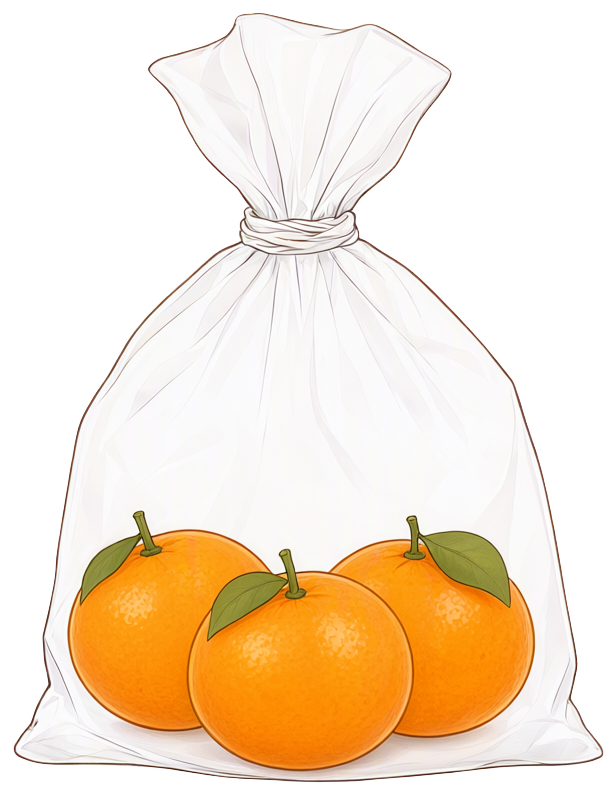
#> input picture multiplication-worksheet/worksheets/art/v5/selected/bag_tangerine_3.png, 616 x 795 px
$ python -i gen_art_v5.py   (imports and definitions only)
#> lines starting #> are read from the running program, lines starting #| are printed output that depends on the picture; after the words box and inside, x2 and y2 are one past the last pixel; in counts of white or black regions, pixels touching at a corner belong together
"""
활동지 삽화 1차 시안(v5): 화풍을 정하기 위한 후보를 Qwen-Image 2.1(ComfyUI)로 만든다. 고르는 것은 사람이 한다.

  python -X utf8 claude/worksheets/gen_art_v5.py probe                 ComfyUI를 켜서 노드 입력 확인 + edit/bgremove 시험 1장씩 → 끈다
  python -X utf8 claude/worksheets/gen_art_v5.py stage1 [--n 4]        A(물건) C(장면) D1(캐릭터) t2i 생성 → 끈다
  python -X utf8 claude/worksheets/gen_art_v5.py stage2 --a2 A2-2 --d1 D1-3 [--n 4] [--nd 3]
                                                                       B(귤 수 바꾸기)·D2·D3 참조 편집 생성 → 끈다
  python -X utf8 claude/worksheets/gen_art_v5.py cut [--method bgremove|white]
                                                                       A·B·D 원본의 배경을 제거해 cut/에 투명 PNG로 저장(ComfyUI를 켜서 쓸 수 있음)
  python -X utf8 claude/worksheets/gen_art_v5.py sheets                GPU 없이: 대조 시트와 log.csv 정리

산출물(모두 claude/worksheets/art/v5/ 아래)
  raw/    원본(그대로)         cut/    배경 제거 + 투명 여백 자른 PNG
  sheets/ 대조 시트             log.csv 기록
ComfyUI는 이 스크립트가 켜고, 끝나거나 실패하면 반드시 끈다(프로세스 트리 종료 + 포트 닫힘 + nvidia-smi 기록).
켜기 전에 다른 프로세스가 GPU 메모리를 1GB 넘게 쓰면 켜지 않고 끝낸다.
"""
import argparse
import csv
import hashlib
import json
import subprocess
import sys
import time
import urllib.request
from collections import deque
from contextlib import contextmanager
from pathlib import Path

from PIL import Image, ImageDraw, ImageFilter, ImageFont

HERE = Path(__file__).resolve().parent
CLAUDE = HERE.parent
KIT = CLAUDE.parent / "자료" / "키트"
sys.path.insert(0, str(KIT / "scripts"))
import generate as G  # noqa: E402

OUT = HERE / "art" / "v5"
RAW, CUT, SHEETS = OUT / "raw", OUT / "cut", OUT / "sheets"
SEL = OUT / "selected"
LOGCSV = OUT / "log.csv"
RUNLOG = OUT / "raw" / "_run.log"
COMFY_DIR = Path(r"C:\ComfyUI_windows_portable")
COMFY_PY = COMFY_DIR / "python_embeded" / "python.exe"
SERVER = "http://127.0.0.1:8188"

# ------------------------------------------------------------------ 프롬프트
STYLE = ("Children's math textbook illustration, hand-drawn look with clean thin dark-brown outlines, flat warm pastel colors "
         "with simple soft cel shading, friendly and tidy, no gradients, no photorealism, no text, no letters, no numbers, "
         "no logos, no watermark.")
OBJ = "The subject is shown whole and centered on a plain pure white background, soft small contact shadow, nothing else in the frame."
BAG = "a clear transparent plastic bag tied closed at the top with a small knot"
BASKET = "a low shallow red plastic fruit basket (the kind used in Korean fruit shops), seen diagonally from above"
TANG = "tangerines (small orange mandarins, each with a tiny green leaf)"

ITEMS = {
    "A1": dict(kind="obj", size=(1024, 1024), what="귤 1개",
               p=f"One single tangerine with one green leaf. {OBJ}"),
    "A2": dict(kind="obj", size=(1024, 1024), what="봉지 귤 2개",
               p=f"{BAG[0].upper() + BAG[1:]}, containing exactly two {TANG}, both fully visible, not overlapping much. {OBJ}"),
    "A3": dict(kind="obj", size=(1024, 1024), what="봉지 귤 5개",
               p=f"{BAG[0].upper() + BAG[1:]}, containing exactly five {TANG}, all five fully visible. {OBJ}"),
    "A4": dict(kind="obj", size=(1024, 1024), what="소쿠리 귤 5개",
               p=f"{BASKET[0].upper() + BASKET[1:]}, holding exactly five {TANG} neatly placed, all five fully visible. {OBJ}"),
    "A5": dict(kind="obj", size=(1024, 1024), what="빈 소쿠리",
               p=f"The same kind of {BASKET}, completely empty, nothing inside, the inside of the basket is visible. {OBJ}"),
    "C1": dict(kind="scene", size=(1344, 576), what="가게 안(사람 없음)",
               p=("Scene: the inside of a small fruit shop, wide landscape view, no people. In the foreground a wide, empty, bare wooden counter top "
                  "fills the lower 45 percent of the picture, nothing on it. Behind the counter are shelves with crates of fruit.")),
    "C2": dict(kind="scene", size=(1344, 576), what="가게 안 + 주인",
               p=("Scene: the inside of a small fruit shop, wide landscape view. In the foreground a wide, empty, bare wooden counter top "
                  "fills the lower 45 percent of the picture. Behind the counter, at the far left side, stands one friendly cartoon adult shopkeeper "
                  "wearing an apron, smiling. The center of the counter is empty. Behind are shelves with crates of fruit.")),
    "C3": dict(kind="scene", size=(1344, 576), what="빈 나무 탁자",
               p=("Scene: a long horizontal wooden table top only, seen from the front and slightly from above, filling the lower part of the picture, "
                  "with a plain pale wall above it. Completely empty, no objects on the table, nothing else.")),
    "D1": dict(kind="obj", size=(1024, 1024), what="늘봄 손 흔들기",
               p=("A friendly sprout mascot character named Neulbom, not a human: a round light-green sprout fairy with two green leaves on top of its head, "
                  "a simple face with dot eyes and a small smile, short stubby arms and legs, waving one hand. "
                  f"{OBJ}")),
}
EDIT_B = {"B1": 3, "B2": 4, "B3": 5}
NUMW = {3: "three", 4: "four", 5: "five"}
EDIT_B_TPL = (STYLE + " Keep the exact illustration style, line quality, colors, camera angle, framing, white background and the shape of the "
              "transparent knotted plastic bag of <image1>, but change the number of tangerines inside the bag so that it contains exactly {w} "
              "tangerines, all {w} fully visible, not hidden. Do not add any other object.")
EDIT_D = {"D2": ("D2 한 손으로 옆 가리키기", "the character points to its side with one outstretched hand while the other arm rests down, still smiling"),
          "D3": ("D3 생각하는 자세", "the character is thinking, one hand touching its chin, head slightly tilted")}
EDIT_D_TPL = (STYLE + " Keep exactly the same character, same style, same colors, same outlines and same white background as <image1>, "
              "but change the pose: {pose}. Same size, centered, whole body visible. Not a human.")
BGREMOVE = "Remove the background, and output a PNG image"


def prompt_t2i(item):
    d = ITEMS[item]
    return STYLE + " " + d["p"]


def seed_for(item, k):
    return int(hashlib.sha256(f"v5|{item}|{k}".encode()).hexdigest()[:12], 16)


# ------------------------------------------------------------------ 기록
LOG_FIELDS = ["항목", "후보", "방식", "시드", "프롬프트", "걸린시간(초)", "원본파일", "오려낸파일", "배경제거방법", "보고센개수", "문제", "비고"]


# [94 lines left out: functions read_log, write_log, upsert, say, smi, gpu_free and 2 more, not called in this run]


# ------------------------------------------------------------------ 그래프
class Args:
    texture_vae = False
    turbo_lora = False
    size = 1024
    steps = 25
    cfg = 1.0


def load_wf(name):
    return json.loads((KIT / "workflows" / "api" / name).read_text(encoding="utf-8"))


# [1 line that did not run here, left out]


# [21 lines left out: functions run_graph, t2i, not called in this run]


def edit(comfy, base, prompt, seed, ref_name, prefix="quiz/v5/edit"):
    g = G.make_graph(base, CFG, Args, prompt, seed, prefix, ref_name)
    return run_graph(comfy, g)


# ------------------------------------------------------------------ probe
# [44 lines left out: functions cmd_probe, gen_items, not called in this run]


# ------------------------------------------------------------------ 2차: 나머지 묶음 (문구점·빵집·편의점·섞어 풀기·장면·캐릭터)
LABEL = {}
ANG = "seen diagonally from slightly above, resting on a table"
NOTXT = "Plain, with no printing, no text, no letters, no numbers, no brand names, no logos anywhere, including on any packaging."
SCENE2 = ("Scene: {place}, wide landscape view, no people. In the foreground a wide, empty, bare wooden counter top fills the lower 45 percent of the "
          "picture, nothing on it. Behind the counter {shelf}. No writing on anything.")
# [45 lines not run here, left out]
T2I_2 = ["N0", "N1", "P1", "P2", "P3", "P4", "R1", "R2", "R4", "R5", "R6", "R7", "R8", "M1", "M2", "S1", "S2", "S3"]
EDIT_COUNT_TPL = (STYLE + " Keep the exact illustration style, line quality, colors, camera angle, framing, white background and the arrangement of <image1>, "
                  "but change the number of {noun} so that there are exactly {w} {noun}, all {w} fully visible and clearly separate. Do not add any other object. No text, no logos.")
EDIT_BOX_TPL = (STYLE + " Keep the exact illustration style, line quality, colors, top-down camera angle, lid, white background and the empty light cream inside floor of the box of <image1>, "
                "but change the shape of the box to {shape}. The box stays completely empty. No text, no logos.")
EDIT_D2 = {"D4": "the character raises both arms high up in the air above its head, a joyful happy open smile, cheering",
           "D5": "the character faces the front, one hand beside its chin, head tilted to one side, a puzzled questioning look"}
# [4 lines not run here, left out]


def run_jobs2(comfy, jobs):
    gen_items(comfy, {"t2i": load_wf("qwen21_t2i.json"), "edit": load_wf("qwen21_edit.json")}, jobs)


# [87 lines left out: functions cmd_gen2, cmd_edit2, cmd_stage1, latest_raw, cmd_stage2, not called in this run]


# ------------------------------------------------------------------ 배경 제거
def cut_white(src, tol=28):
    """테두리에서 이어진 흰색만 투명하게(물체 안쪽의 흰 부분은 남김). 크기는 그대로 둔다."""
#> called with src = 'art/v5/selected/bag_tangerine_3.png', tol = 28
    im = Image.open(src).convert("RGBA")
#> im is the input picture: PIL image 616x795 RGBA; mean R, G, B, A 246.3, 228.6, 207.2, 146.7
    w, h = im.size
    px = im.load()
    seen = bytearray(w * h)
    q = deque()
    for x in range(w):
        q.append((x, 0)); q.append((x, h - 1))
    for y in range(h):
        q.append((0, y)); q.append((w - 1, y))
    lim = 255 - tol
    while q:
        x, y = q.popleft()
        i = y * w + x
        if seen[i]:
            continue
        seen[i] = 1
        p = px[x, y]
        if not (p[0] > lim and p[1] > lim and p[2] > lim):
            continue
        px[x, y] = (255, 255, 255, 0)
        if x > 0: q.append((x - 1, y))
        if x < w - 1: q.append((x + 1, y))
        if y > 0: q.append((x, y - 1))
        if y < h - 1: q.append((x, y + 1))
    # 투명 영역에 맞닿은 밝은 테를 한 번 걷어 낸다
    a = im.getchannel("A")
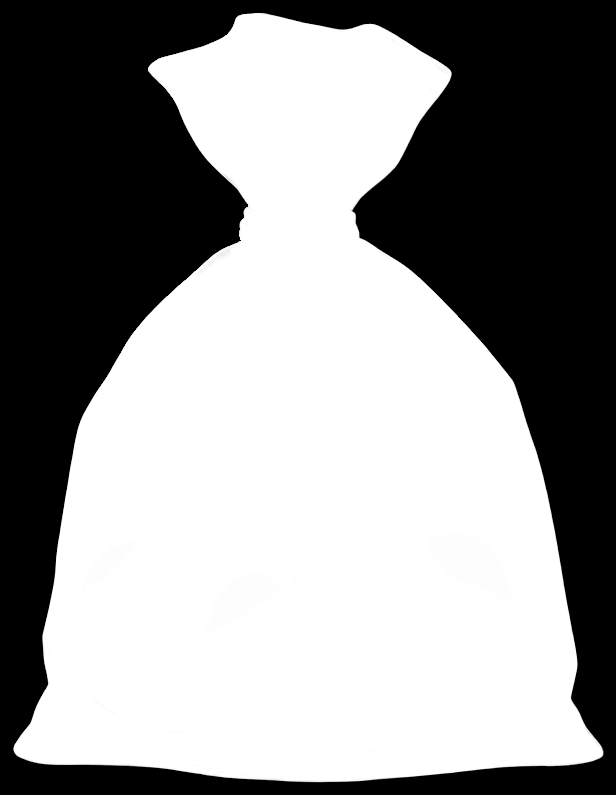
#> a: PIL image 616x795 L; min 0, max 255, mean 146.7
    near = a.point(lambda v: 255 if v < 20 else 0).filter(ImageFilter.MaxFilter(3))
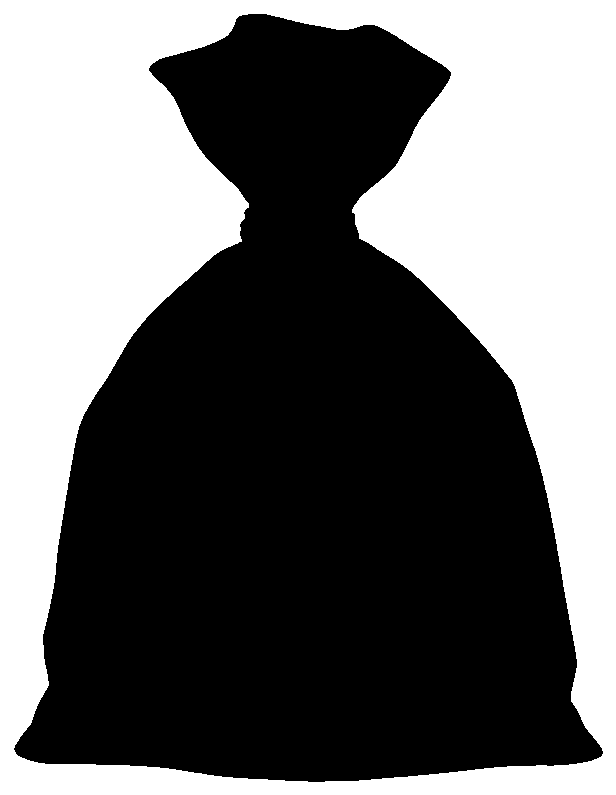
#> near: PIL image 616x795 L; 42.9% white; 1 white region, box (x1, y1, x2, y2) and area: (0, 0, 616, 795) 209975
    npx = near.load()
    for y in range(h):
        for x in range(w):
            r, g, b, al = px[x, y]
            if al and npx[x, y] and min(r, g, b) > 215 and max(r, g, b) - min(r, g, b) < 30:
                px[x, y] = (255, 255, 255, 0)
    return im


# [71 lines left out: functions trim, cmd_cut, do_bgremove, not called in this run]


# 3차(마무리): 주 세션이 고른 19장 배경 제거 + 편의점 장면 다시 + 컵라면 묶음 다시
PICK19 = "N1-4 N2-1 N3-1 P1-1 P2-1 P3e-3 P4-3 P4e-2 R1-4 R2-1 R3-3 R4-3 R5-3 R7-2 R8-2 M1-1 M2-2 D4-3 D5-1".split()
ITEMS["S3b"] = dict(kind="scene", size=(1344, 576), what="편의점(색 선명)",
                    p=("Scene: the inside of a small convenience store, wide landscape view, no people. In the foreground a wide, empty, bare wooden counter top "
                       "fills the lower 45 percent of the picture, nothing on it. Behind the counter are shelves lined with many brightly colored drink bottles in red, blue, green "
                       "and yellow, colorful snack bags, and cup noodles, all packaging in solid colors with simple patterns and no writing. "
                       "Fully colored with clear flat warm pastel fills as rich as a colorful bakery picture, not pale, not line art."))
# [1 line not run here, left out]
EDIT_R6B = (STYLE + " Keep the exact illustration style, line quality, colors, camera angle, framing, white background and the row arrangement and the plain paper band of <image1>, "
            "but replace the four juice cartons with exactly three plain instant cup noodle cups with closed lids, standing upright side by side in one row, "
            "all three clearly visible from the front, tied together by the same paper band. The cups have only a plain red and white pattern, no text, no letters, no logos.")


# [11 lines left out: function cmd_final, not called in this run]


def cmd_cutfiles(a):
    with comfy_session() as comfy:
        do_bgremove(comfy, [latest_raw(t) for t in a.tokens.split(",")])


# ------------------------------------------------------------------ 직접 보고 센 결과 (아래 REVIEW에 적는다)
REVIEW = {   # 직접 열어 보고 센 결과: "항목-후보": (센 개수, 문제). 빈 칸은 해당 없음.
    "A1-1": ("1", ""), "A1-2": ("1", ""), "A1-3": ("1", ""), "A1-4": ("1", "윤곽선이 거의 없음(기준보다 약함)"),
    "A2-1": ("2", "봉지 윤곽선이 매우 옅음"), "A2-2": ("2", ""), "A2-3": ("2", "묶음 끈이 풀린 듯 늘어짐"), "A2-4": ("2", "봉지가 넓고 그림자가 큼"),
    "A3-1": ("6", "개수 틀림(6개)"), "A3-2": ("6", "개수 틀림(6개, 뒤쪽 1개가 가려짐)"), "A3-3": ("5", "귤끼리 많이 겹침"), "A3-4": ("5", ""),
    "A4-1": ("5", ""), "A4-2": ("6", "개수 틀림(6개)"), "A4-3": ("6", "개수 틀림(6개 이상, 가려진 귤)"), "A4-4": ("6", "개수 틀림(6개)"),
    "A5-1": ("0", ""), "A5-2": ("0", "각도가 더 높음"), "A5-3": ("0", "각도가 더 낮음"), "A5-4": ("0", ""),
    "B1-1": ("3", ""), "B1-2": ("3", ""), "B1-3": ("4", "개수 틀림(4개)"), "B1-4": ("4", "개수 틀림(4개)"),
    "B2-1": ("4", ""), "B2-2": ("5", "개수 틀림(5개, 1개가 뒤에 가려짐)"), "B2-3": ("5", "개수 틀림(5개)"), "B2-4": ("5", "개수 틀림(5개)"),
    "B3-1": ("5", ""), "B3-2": ("5", ""), "B3-3": ("5", "귤이 겹쳐 있고 한 개는 반쯤 가려짐"), "B3-4": ("5", ""),
    "C1-1": ("", "사람 없음, 글자 없음. 계산대 윗면 약 50%, 오른쪽 아래에 유리 진열 상자가 걸쳐 있음"),
    "C1-2": ("", "사람 없음, 글자 없음. 계산대 약 45%, 왼쪽에 창문, 옅은 채색"),
    "C1-3": ("", "사람 없음, 글자 없음. 계산대 약 56%(요구보다 넓음), 선반·상자가 가장 또렷"),
    "C1-4": ("", "사람 없음, 글자 없음. 계산대 약 42%, 창·소쿠리·화분 등 물건이 많아 복잡"),
    "C2-1": ("", "주인 1명, 앞치마·웃음. 계산대 뒤가 아니라 안쪽 작은 선반 옆에 서 있고 작음"),
    "C2-2": ("", "주인 1명, 앞치마·웃음, 크기 적당. 색이 매우 옅어 기준 화풍보다 바랜 느낌"),
    "C2-3": ("", "주인 1명이 왼쪽 가장자리에 몸 일부 잘림. 빈 가격표 팻말(글자 없음)"),
    "C2-4": ("", "화풍 다름(채색 없는 옅은 선화). 주인이 가장자리, 왼쪽 소쿠리가 잘림"),
    "C3-1": ("", "탁자 전체와 다리가 작게 보임, 윗면이 얇음(약 20%)"),
    "C3-2": ("", "탁자 윗면이 얇고 작음, 위쪽 벽 면적이 큼"),
    "C3-3": ("", "윗면이 크고 가로 전체가 보임, 다리는 아래에서 잘림"),
    "C3-4": ("", "윗면이 가장 크고 좌우·아래가 잘림(바탕용으로 좋음)"),
    "D1-1": ("1", ""), "D1-2": ("1", "손이 올라가고 다리가 길어 비율이 다름"), "D1-3": ("1", "몸이 갸름하고 다리가 김"), "D1-4": ("1", "윤곽선이 약함"),
    "D2-1": ("1", "윤곽선이 기준(D1-1)보다 굵고 진함"), "D2-2": ("1", "윤곽선이 기준보다 굵고 진함"), "D2-3": ("1", "윤곽선이 기준보다 굵고 진함, 팔이 약간 어색"),
    "D3-1": ("1", "윤곽선이 기준보다 굵음, 손이 턱에 닿음"), "D3-2": ("1", "윤곽선이 기준보다 굵음, 손이 턱에 닿음"), "D3-3": ("1", "윤곽선이 기준보다 굵음, 손이 턱에 닿음"),
}


REVIEW2 = {   # 2차 결과(직접 열어 보고 센 값)
    "N0-1": ("1", ""), "N0-2": ("1", "지우개에 은색 띠가 큼"), "N0-3": ("1", ""), "N0-4": ("1", ""),
    "N1-1": ("3", "세 자루가 서로 많이 겹침"), "N1-2": ("3", ""), "N1-3": ("3", "고무줄 두 줄"), "N1-4": ("3", ""),
    "P1-1": ("1", ""), "P1-2": ("1", "그림이 칸을 거의 채움(여백 적음)"), "P1-3": ("1", ""), "P1-4": ("1", ""),
    "P2-1": ("0", "정사각이 아님(세로가 조금 김), 뚜껑이 거의 안 보임"), "P2-2": ("0", "뚜껑이 그림 위로 잘림"), "P2-3": ("0", ""), "P2-4": ("0", "윤곽선이 이중으로 겹침"),
    "P3-1": ("0", "비율이 약 5:4(3:2 아님), 뚜껑 없음"), "P3-2": ("0", "거의 정사각(3:2 아님)"), "P3-3": ("0", "거의 정사각(3:2 아님)"), "P3-4": ("0", ""),
    "P4-1": ("0", "너무 가늘어 바닥이 좁음(비율 약 4.5:1)"), "P4-2": ("0", ""), "P4-3": ("0", "비율 약 2.3:1(3:1보다 짧음)"), "P4-4": ("0", "비율 약 2.2:1(3:1보다 짧음)"),
    "R1-1": ("1", "바코드와 글자 모양 줄이 있음"), "R1-2": ("1", "바코드와 글자 모양 줄이 있음"), "R1-3": ("1", ""), "R1-4": ("1", ""),
    "R2-1": ("4", ""), "R2-2": ("4", "팩이 겹치고 띠가 세로"), "R2-3": ("4", "바코드 모양이 있음"), "R2-4": ("4", "바코드 모양이 있음"),
    "R4-1": ("1", "포장지가 퍼져 모양이 비뚤"), "R4-2": ("1", ""), "R4-3": ("1", ""), "R4-4": ("1", ""),
    "R5-1": ("1", "뚜껑이 열린 모양(닫힘 아님)"), "R5-2": ("1", ""), "R5-3": ("1", "뚜껑 가장자리에 주둥이 모양"), "R5-4": ("1", "뚜껑이 어긋남"),
    "R6-1": ("4", "개수 틀림(4개)"), "R6-2": ("3", "라면 면발 그림이 복잡함"), "R6-3": ("4", "개수 틀림(4개)"), "R6-4": ("3", ""),
    "R7-1": ("1", ""), "R7-2": ("1", ""), "R7-3": ("1", ""), "R7-4": ("1", ""),
    "R8-1": ("0", "판이 얇아 윗면이 거의 안 보임, 그림자가 큼"), "R8-2": ("0", "판이 얇아 윗면이 좁음"), "R8-3": ("0", ""), "R8-4": ("0", "왼쪽 끝 모양이 일그러짐"),
    "M1-1": ("6", ""), "M1-2": ("6", "달걀판이 옅고 그림자가 큼"), "M1-3": ("6", ""), "M1-4": ("6", "달걀판 질감이 사실적"),
    "M2-1": ("1", ""), "M2-2": ("1", ""), "M2-3": ("1", ""), "M2-4": ("1", "작게 그려짐"),
    "S1-1": ("", "사람·글자 없음. 계산대 약 55%"), "S1-2": ("", "사람·글자 없음. 계산대 약 61%, 왼쪽 벽에 종이판"), "S1-3": ("", "사람·글자 없음. 계산대 약 55%, 색이 또렷"), "S1-4": ("", "사람·글자 없음. 계산대 약 58%, 선반 물건이 적음"),
    "S2-1": ("", "사람·글자 없음. 계산대 약 52%, 진열이 왼쪽에 치우침"), "S2-2": ("", "사람·글자 없음. 계산대 약 60%, 왼쪽에 금전기 모양"), "S2-3": ("", "사람·글자 없음. 계산대 약 47%, 빵·도넛·케이크 진열"), "S2-4": ("", "사람·글자 없음. 계산대 약 55%"),
    "S3-1": ("", "사람·글자 없음. 계산대 약 56%, 포장이 옅음, 왼쪽에 노란 병"), "S3-2": ("", "사람·글자 없음. 계산대 약 47%, 색이 매우 옅음"), "S3-3": ("", "사람·글자 없음. 계산대 약 55%, 색이 옅음"), "S3-4": ("", "사람·글자 없음. 계산대 약 52%, 색이 옅고 복잡"),
}


# [12 lines not run here, left out]


# [8 lines left out: function apply_review, not called in this run]


# ------------------------------------------------------------------ 시트
FONT = None


# [17 lines left out: functions font, checker, not called in this run]


def seed_of(path):
    return path.stem.split("_s")[-1]


# [8 lines left out: function cell, not called in this run]


# [3 lines not run here, left out]


# [122 lines left out: functions sheet_rows, sheet_rows2, sheet_wide, sheet_C, not called in this run]


def best_cut(item, key):
    return CUT / (sorted(RAW.glob(f"{key}_s*.png"))[0].name)


# [44 lines left out: functions sheet_mock, cmd_sheets, not called in this run]


# 합성 시험 2: 도넛 상자 바닥(안쪽 평평한 면)의 위치. 오려 낸 그림에서의 비율 (x0, y0, x1, y1). 직접 보고 정한 값.
FLOOR = {}


# [4 lines left out: function _fit, not called in this run]


def _cut(key):
    return Image.open(CUT / sorted(RAW.glob(f"{key}_s*.png"))[0].name).convert("RGBA")


# [128 lines left out: functions _shadow, box_with_donuts, sheet_mock2, cmd_sheets2, main, not called in this run]


# [2 lines not run here, left out]

>>> result = cut_white('art/v5/selected/bag_tangerine_3.png')
